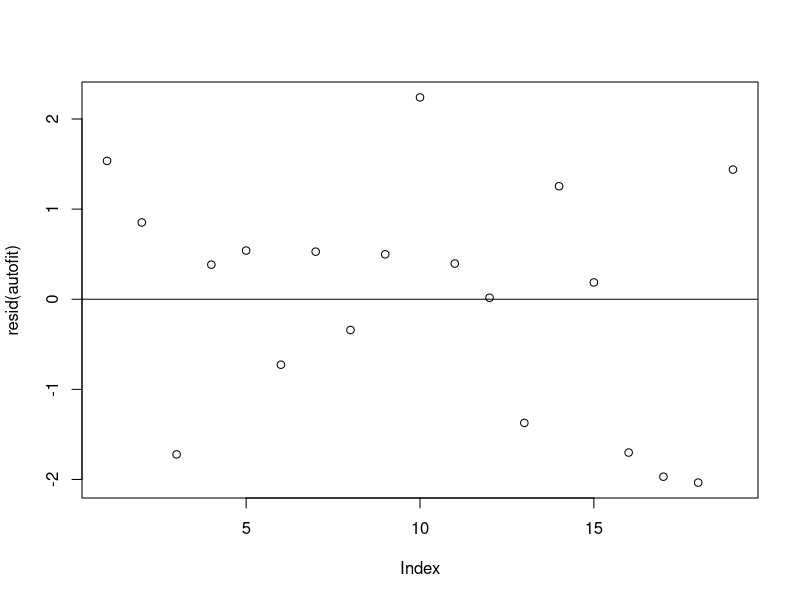
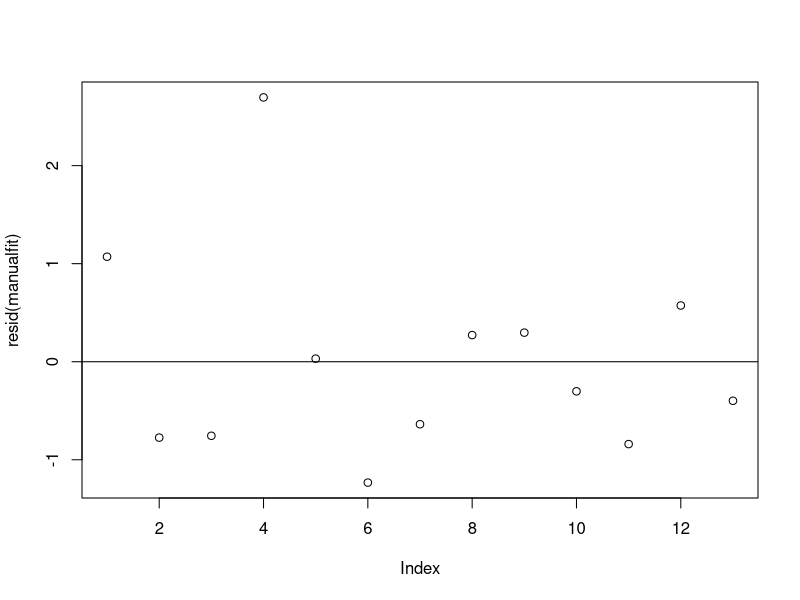

These figures' R source, in order:
## ---- chunk 1
library(caret)
require(stats)
require(graphics)
auto <- subset(mtcars, am == 0)
manual <- subset(mtcars, am == 1)
autofit <- lm(mpg ~ ., data = auto)
manualfit <- lm(mpg ~., data= manual)
summary(autofit)
summary(manualfit)
## ---- chunk 2
plot(resid(autofit))
abline(0, 0)

plot(resid(manualfit))
abline(0, 0)
